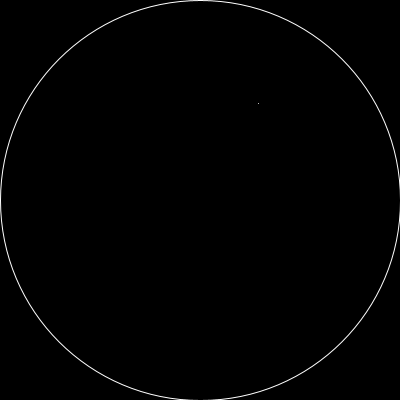
Frame 1 (no input)
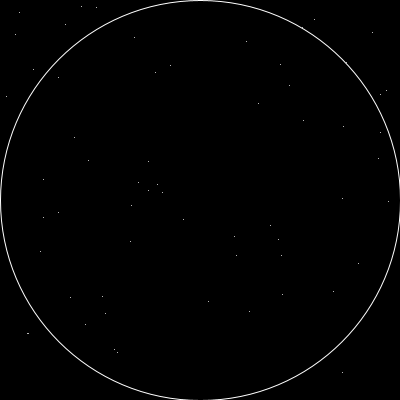
Frame 60 (the mouse pressed at the canvas centre just before this capture)
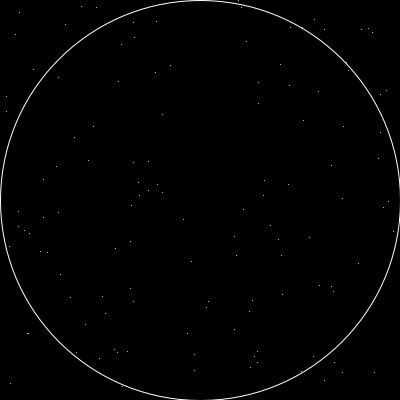
Frame 120 (the mouse held since frame 60 and released just before this capture)

The Processing sketch that drew these frames (run headless with seeded random() and noise(); from frame 60 on, the mouse is pressed at the canvas centre):

// Processing sketch: pifromcircles
// ── pifromcircles.pde
float x, y;
float r, d;
PVector c;
PVector p;

float total = 0;
float inside = 0;

float estimate = 0;

void setup() {
  size(400, 400);
  x = width / 2;
  y = height/ 2;
  r = width / 2;
  d = r * 2;
  background(0);
  noFill();
  stroke(255);
  ellipse(x, y, d, d);
  c = new PVector(x, y);
  p = new PVector(0, 0);
}

void draw() {
  p.x = random(width);
  p.y = random(height);


  float dist = PVector.dist(c, p);
  total += 1;
  if (dist < r) {
    inside += 1;
  }
  point(p.x, p.y);

  estimate = 4 * (inside / total);
  if (frameCount % 100 == 0) {
    //fill(0);
    //noStroke();
    //rect(0, y - 50, width, 100);
    //fill(255);
    //stroke(255);
    ////text(estimate * 4, x, y);
    //text("(" + inside + " / " + total + ") * 4 = " + (estimate * 4), x,y);
    println("(" + inside + " / " + total + ") * 4 = " + (estimate) + " error: " + nfc(abs(100 - ((estimate / PI) * 100)), 2) + "%");
    //println((estimate / PI));
    
    
  }
  
  if (nfc(estimate * 4, 5) == "3.14159") {
    println("----------DONE!----------");
    stop();
  }
}
